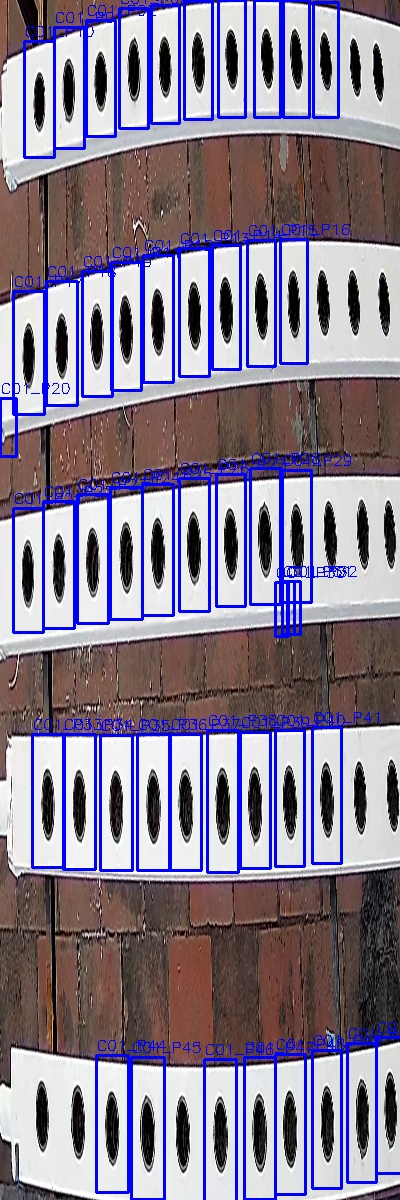
#> input picture data_collection/datasets/captures/20260908_162217/debug_overlay.jpg, 400 x 1200 px
$ python -i stream_capture.py   (imports and definitions only)
#> lines starting #> are read from the running program, lines starting #| are printed output that depends on the picture
#> further down, picture is the input picture: shape (1200, 400, 3); mean B, G, R 145.9, 126.3, 136.4
import cv2
import os
import time
import json
import argparse
from datetime import datetime
import numpy as np

# =====================================================
# CONFIGURATION
# =====================================================

# Metadata
SECTION_ID = "S01"
CHANNEL_ID = "C01"
CROP_NAME = "Palak"

# Hole Detection Thresholds
MIN_HOLE_AREA = 250        # Increased to ignore small background debris and floor tiles
MAX_HOLE_AREA = 8000
MIN_CIRCULARITY = 0.55     # Increased significantly to reject floor rectangles and lines, allowing only circles/ellipses
MIN_ASPECT_RATIO = 0.5
MAX_ASPECT_RATIO = 4.0
MIN_DARKNESS = 130 # Maximum pixel value for thresholding (dark objects)

# Target Warped Size (Landscape aspect ratio for a horizontal pipe)
WARP_WIDTH = 1500
WARP_HEIGHT = 250

# Crop Configuration
CROP_PADDING = 15

# File Paths
BASE_DIR = os.path.dirname(os.path.dirname(os.path.abspath(__file__)))
CONFIG_DIR = os.path.join(BASE_DIR, "config")
HOLE_MAP_FILE = os.path.join(CONFIG_DIR, "hole_map.json")
CAPTURE_DIR = os.path.join(BASE_DIR, "datasets", "captures")

# State Management
roi_points = []
calibrated_holes = []  # List of dicts with id, x, y, w, h
app_state = "IDLE"  # IDLE, SELECT_ROI, CALIBRATING

# =====================================================
# HELPER FUNCTIONS
# =====================================================

# [23 lines left out: functions mouse_callback, order_points, not called in this run]

def enhance_image(img):
    """Enhances clarity and contrast using CLAHE and unsharp masking."""
    # Convert to LAB space to equalize Lightness without messing up colors
    lab = cv2.cvtColor(img, cv2.COLOR_BGR2LAB)
#> lab: shape (1200, 400, 3); mean of channels 0, 1, 2 138.1, 138.7, 120.7
    l, a, b = cv2.split(lab)
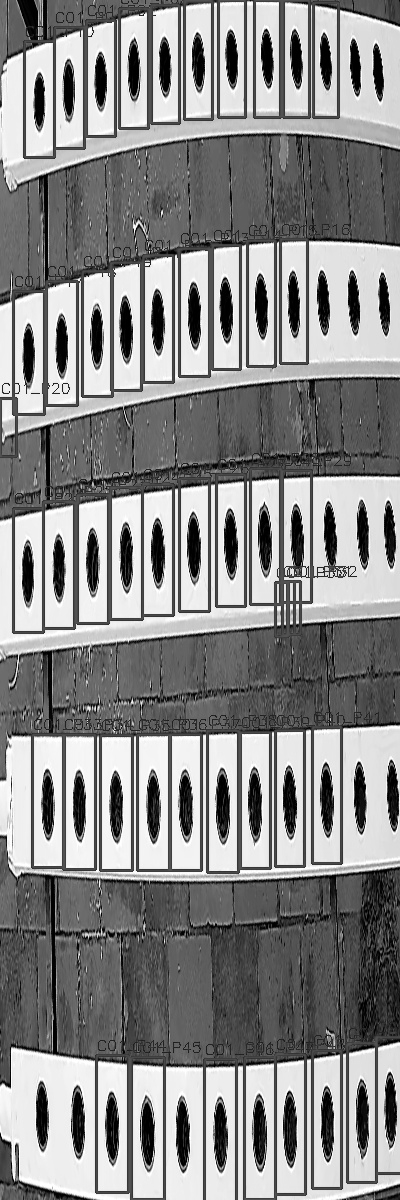
#> l: shape (1200, 400); min 0, max 255, mean 138.1
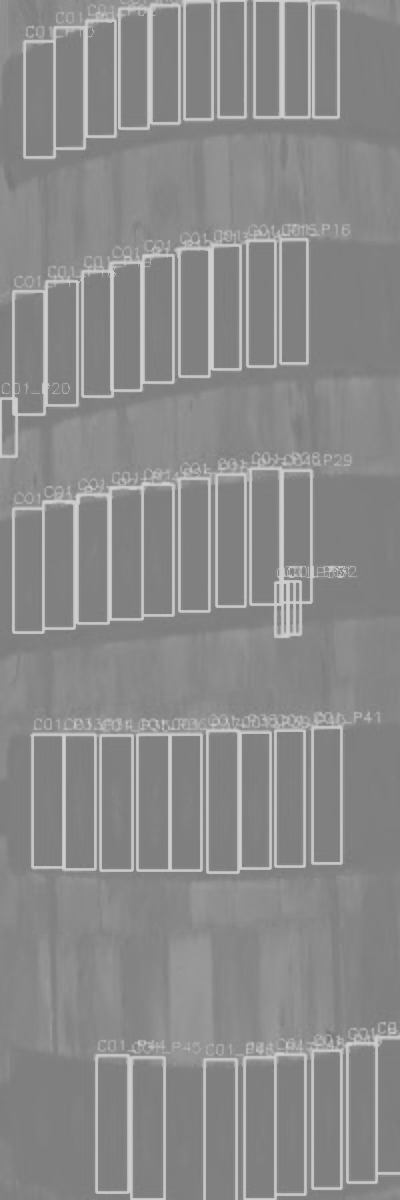
#> a: shape (1200, 400); min 117, max 207, mean 138.7
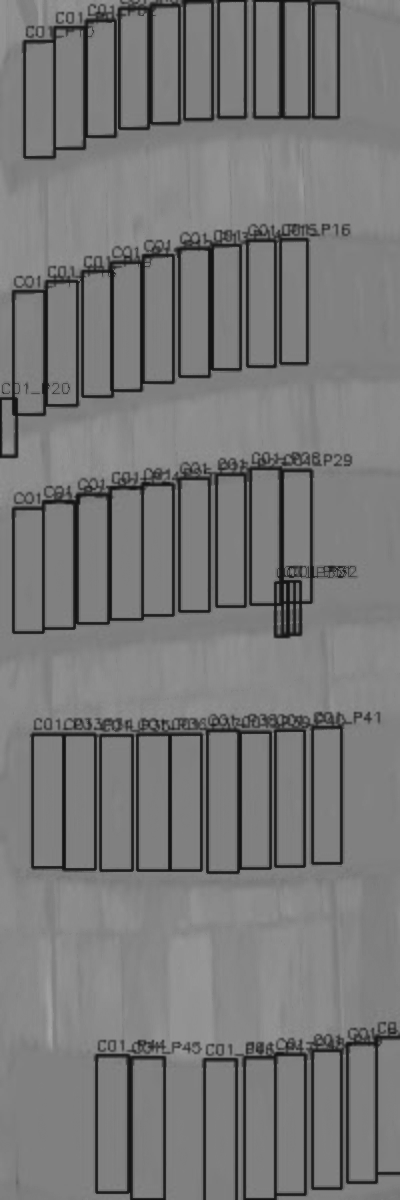
#> b: shape (1200, 400); min 20, max 162, mean 120.7

    clahe = cv2.createCLAHE(clipLimit=2.0, tileGridSize=(8, 8))
    cl = clahe.apply(l)
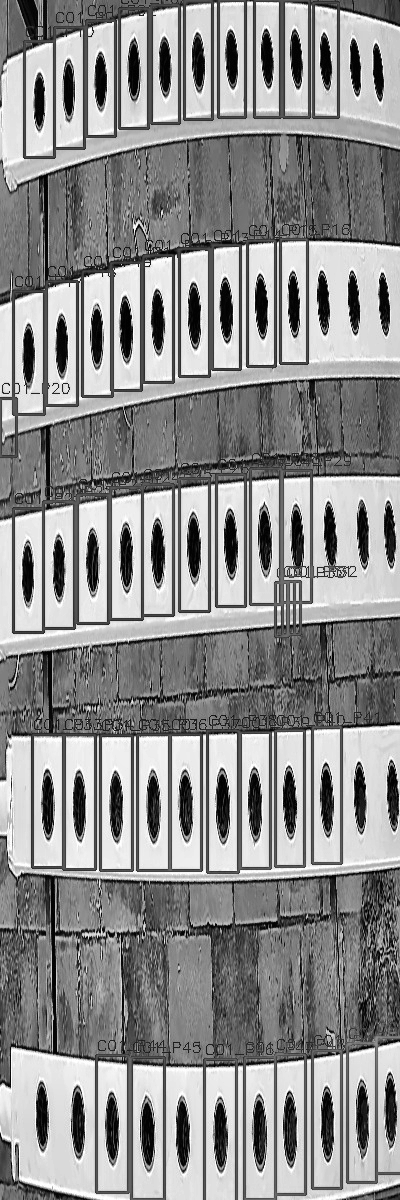
#> cl: shape (1200, 400); min 0, max 255, mean 142.6

    limg = cv2.merge((cl, a, b))
#> limg: shape (1200, 400, 3); mean of channels 0, 1, 2 142.6, 138.7, 120.7
    enhanced = cv2.cvtColor(limg, cv2.COLOR_LAB2BGR)
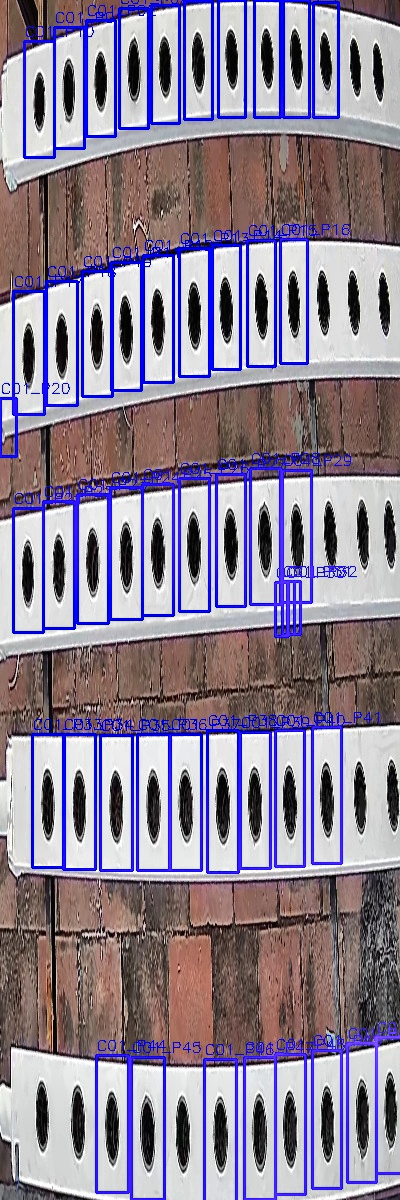
#> enhanced: shape (1200, 400, 3); mean B, G, R 149.6, 130.5, 141.6

    # Unsharp mask for sharpness
    gaussian = cv2.GaussianBlur(enhanced, (0, 0), 2.0)
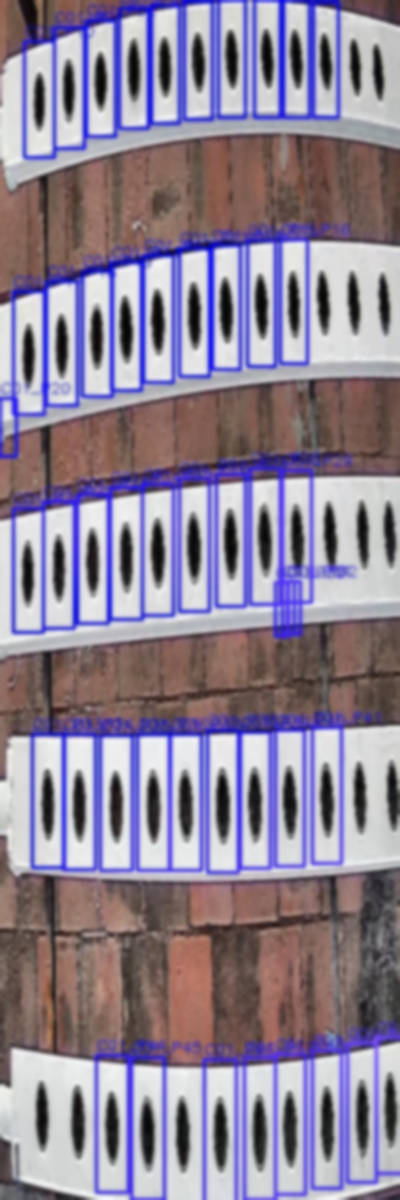
#> gaussian: shape (1200, 400, 3); mean B, G, R 149.6, 130.5, 141.6
    sharpened = cv2.addWeighted(enhanced, 1.5, gaussian, -0.5, 0)
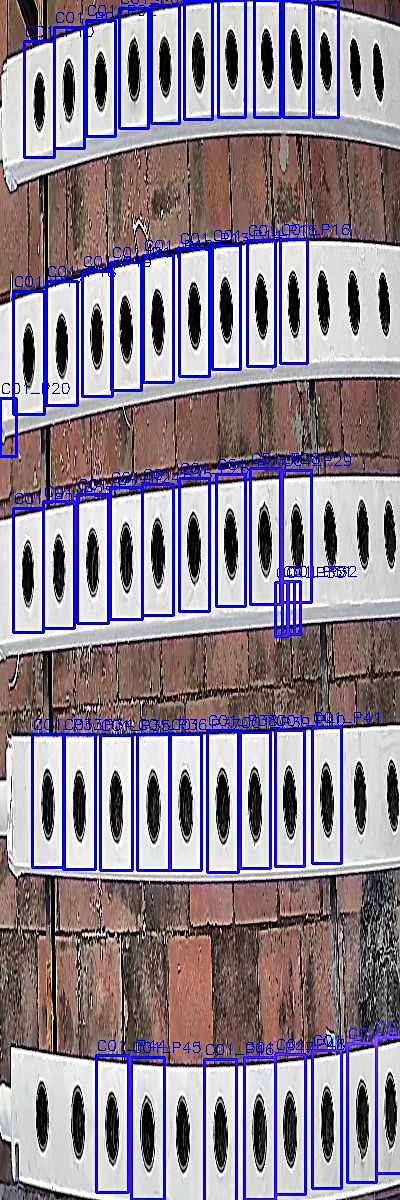
#> sharpened: shape (1200, 400, 3); mean B, G, R 149.5, 132.8, 143.4

    return sharpened

# [458 lines left out: functions warp_channel, detect_holes_and_map, load_config, save_config, save_capture, main and 1 more, not called in this run]

# [13 lines not run here, left out]

>>> import cv2
>>> picture = cv2.imread('../datasets/captures/20260908_162217/debug_overlay.jpg')
>>> result = enhance_image(picture)

$ run again, on data_collection/datasets/captures/20260908_162217/full_frame.jpg
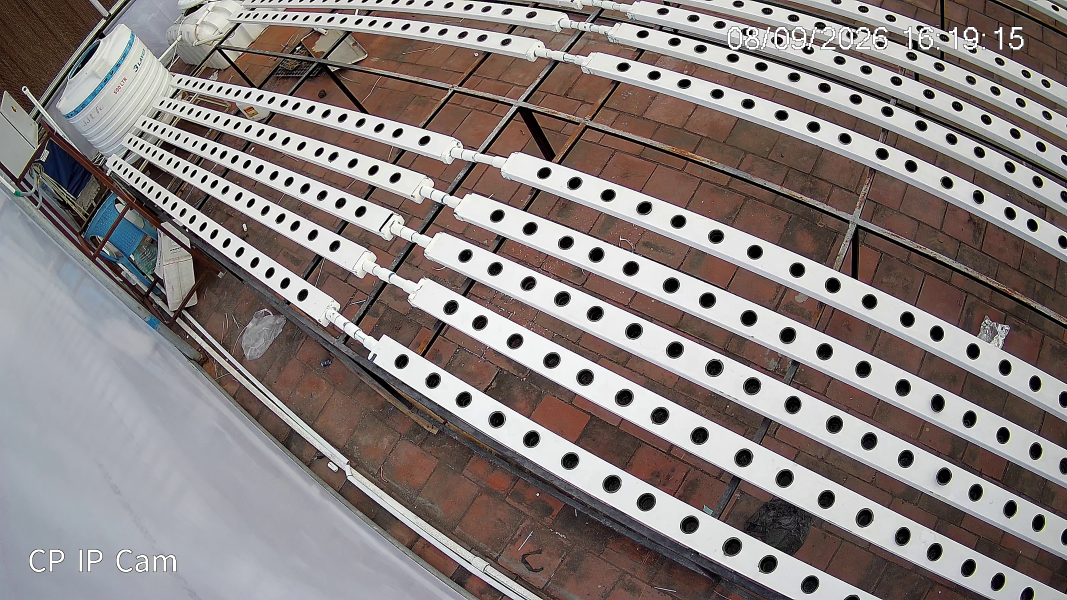
#> input picture data_collection/datasets/captures/20260908_162217/full_frame.jpg, 3200 x 1800 px (shown at 1/3 size)
#> picture is the input picture: shape (1800, 3200, 3); mean B, G, R 125.1, 127, 136
#> lab: shape (1800, 3200, 3); mean of channels 0, 1, 2 134.4, 131.7, 130.7
#> in enhance_image, `l, a, b = cv2.split(lab)`:
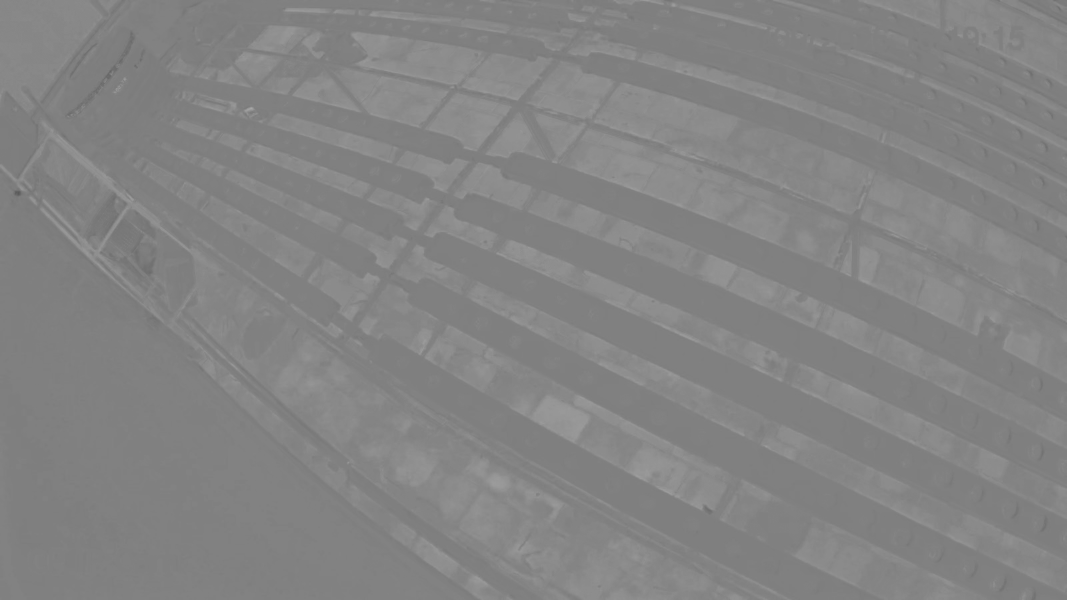
#> a: shape (1800, 3200) (shown at 1/3 size); min 88, max 170, mean 131.7
#> limg: shape (1800, 3200, 3); mean of channels 0, 1, 2 138.5, 131.7, 130.7
#> in enhance_image, `enhanced = cv2.cvtColor(limg, cv2.COLOR_LAB2BGR)`:
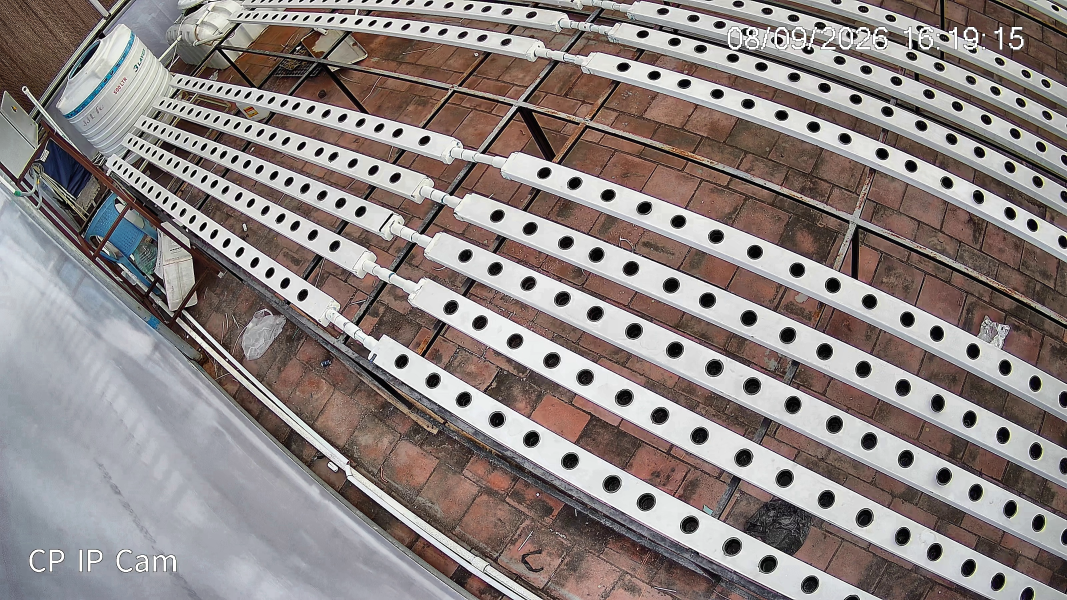
#> enhanced: shape (1800, 3200, 3) (shown at 1/3 size); mean B, G, R 129, 131, 140.2
